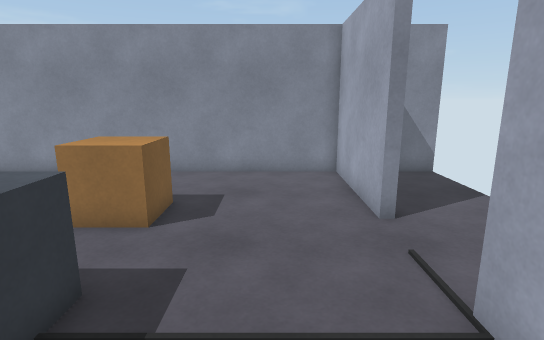
view 1 (above)

12 first-person views from a walk through a Unity game level. The camera is 1.5 m above the floor, tilts 12° down and sees 80° across. Doors are open. The floor is counted in squares, 0.5 m on a side. Each view is taken from the middle of a square. On the plan, view 1 faces up. The plan holds only what a view shows up to about 20 squares ahead; the rest is blank. The place goes on beyond the plan. The player character is not drawn.

view 2
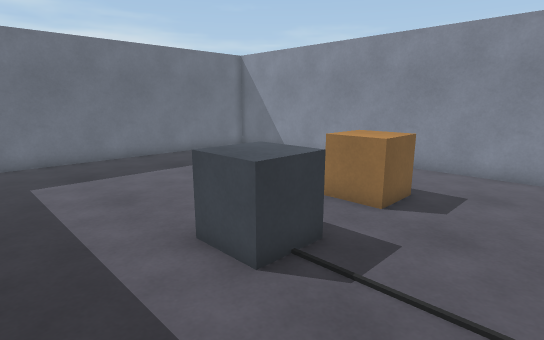

view 3
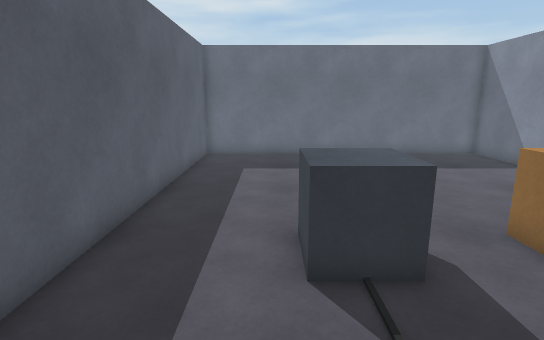

view 4
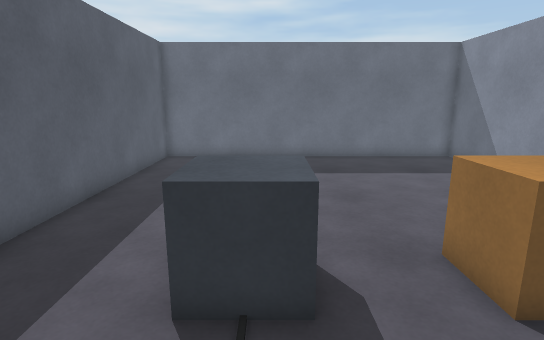

view 5
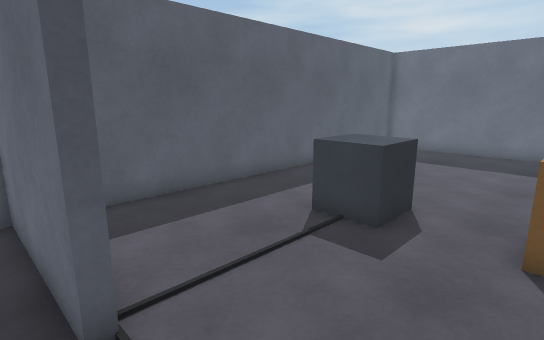

view 6
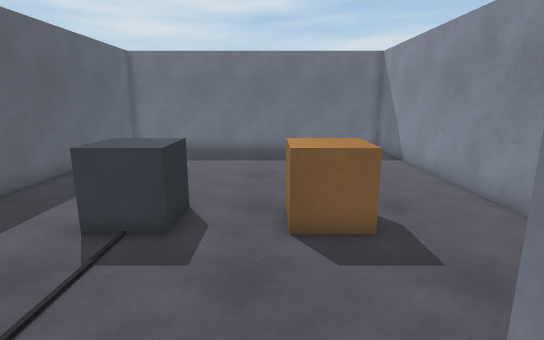

view 7
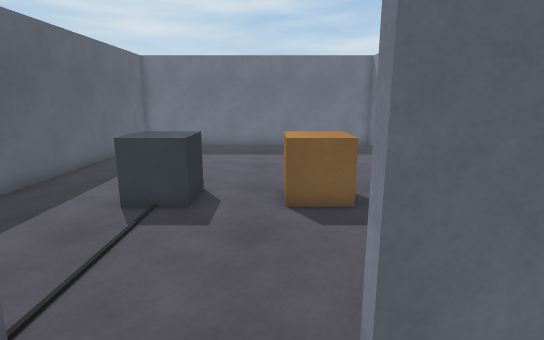

view 8
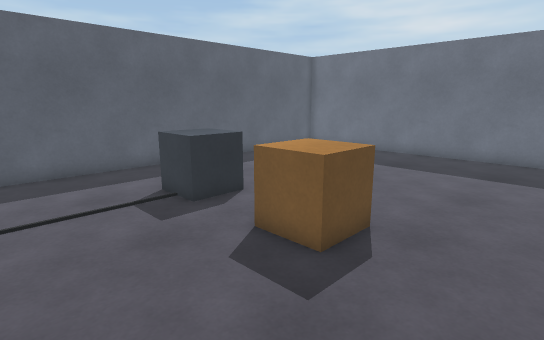

view 9
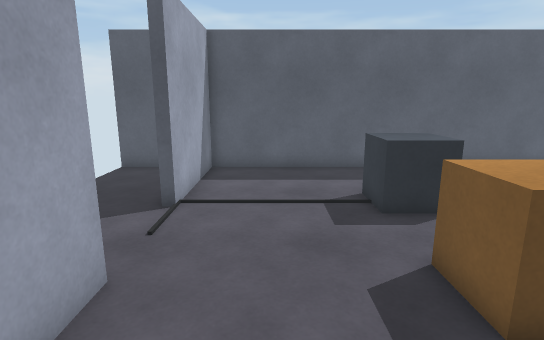

view 10
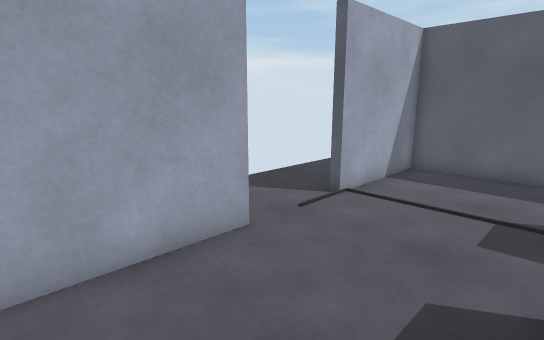

view 11
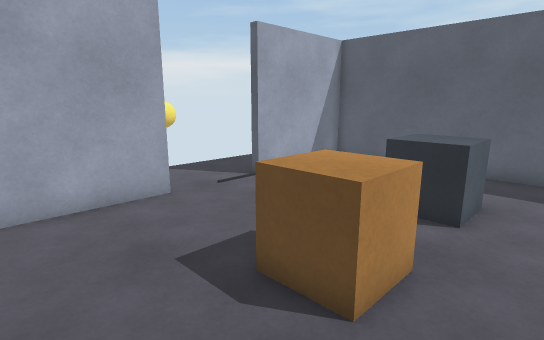

view 12
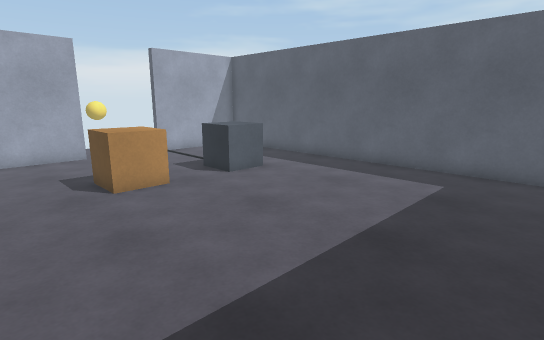

### Floor plan
Points are (right, up) in squares from view 1. A wall is a line through its corners. A room is listed if a view was taken in it or the views show most of it. See-through windows are left out.
Room 1 (views 1, 2, 3, 4, 8, 9, 10, 11, 12)
walls: (2.8, 8) (2.8, 13.8) (-16.8, 13.8) (-16.8, -1.8) (2.8, -1.8) (2.8, 4)
ways out: open door at (3, 6) to room 2
objects: other object (-5, 3) to (-3, 5); other object (-5, 7) to (-3, 9)
Room 2 (views 5, 6, 7)
walls: (3.2, 4) (3.2, -1.9); (3.2, 9.8) (3.2, 8); (5.1, -1.8) (7, -1.8); (7.1, 13.8) (5.5, 13.8)
ways out: open door at (3, 6) to room 1
objects: other object (6, 6) to (7, 6)

Where each view was taken, in squares from view 1:
view 1: 0 up, 0 right, facing up
view 2: 1 down, 1 right, facing up-left
view 3: 2 up, 2 right, facing left
view 4: 4 up, 1 right, facing left
view 5: 8 up, 4 right, facing down-left
view 6: 7 up, 4 right, facing left
view 7: 7 up, 6 right, facing left
view 8: 13 up, 2 right, facing down-left
view 9: 13 up, 0 right, facing down
view 10: 13 up, 3 left, facing down-right
view 11: 13 up, 7 left, facing down-right
view 12: 13 up, 16 left, facing down-right
